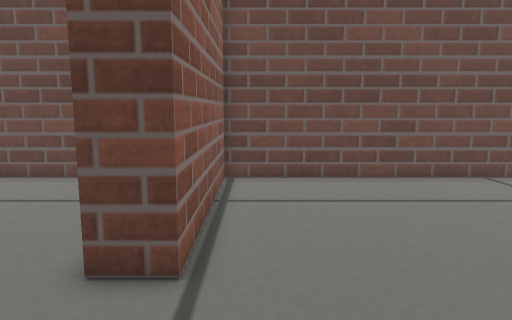
View 1 (above)

16 first-person views from a walk through a robot-simulator world made for Gazebo. The camera is 0.27 m above the floor, tilts 8° down and sees 70° across. The floor is counted in squares, 0.1 m on a side. Each view is taken from the middle of a square. On the plan, view 1 faces up. The plan holds only what a view shows up to about 20 squares ahead; the rest is blank.

View 2
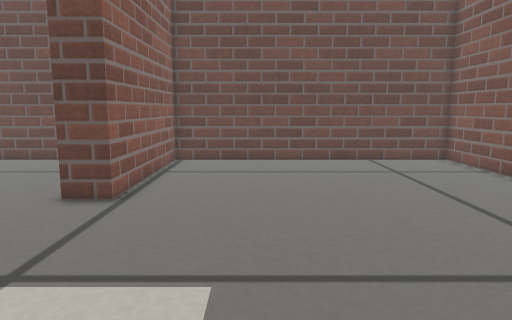

View 3
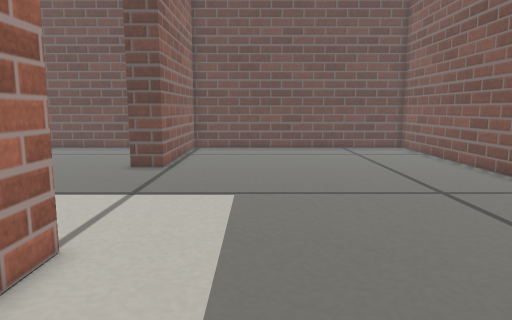

View 4
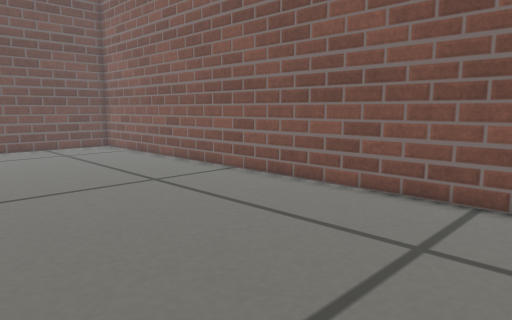

View 5
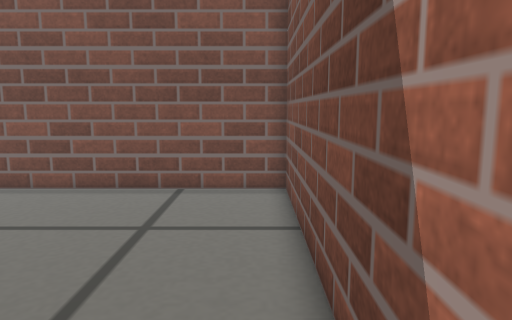

View 6
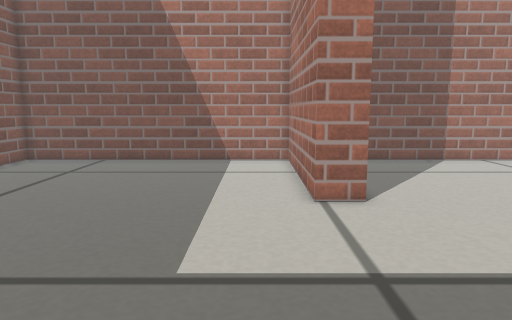

View 7
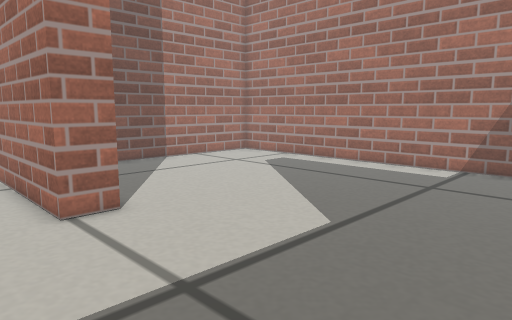

View 8
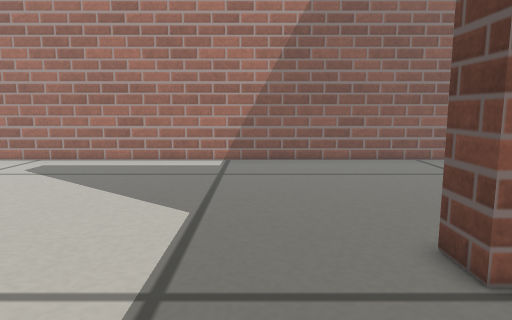

View 9
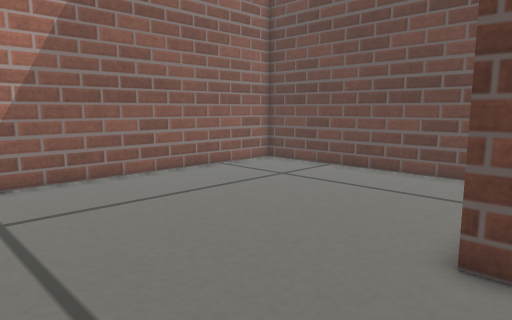

View 10
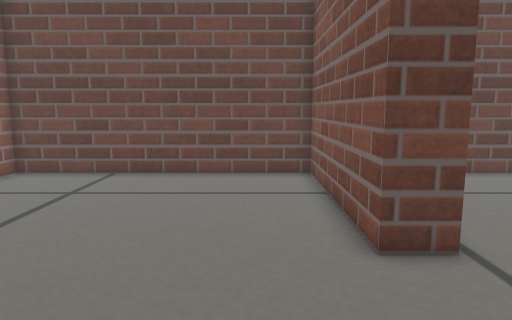

View 11
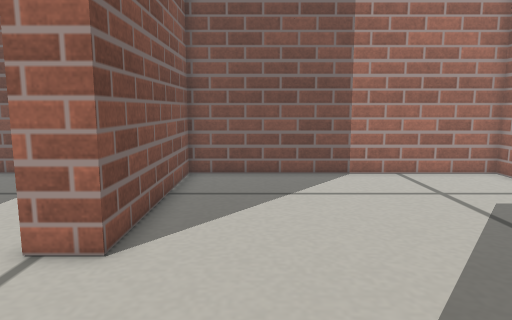

View 12
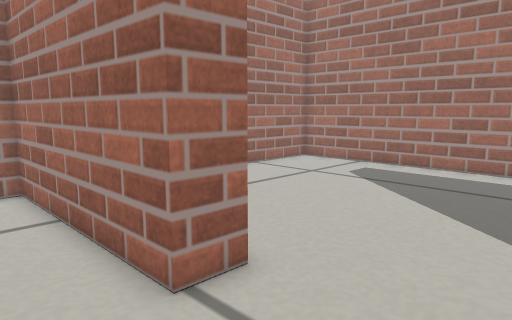

View 13
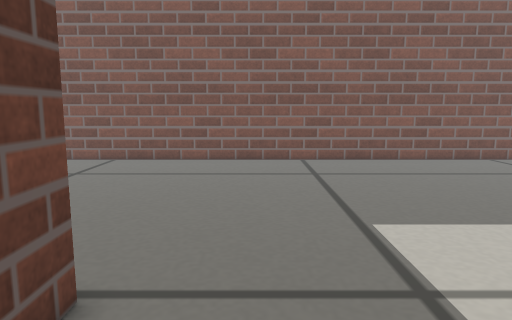

View 14
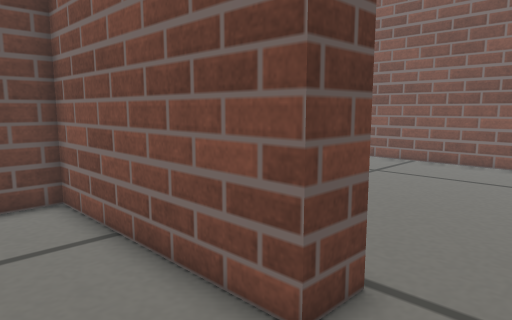

View 15
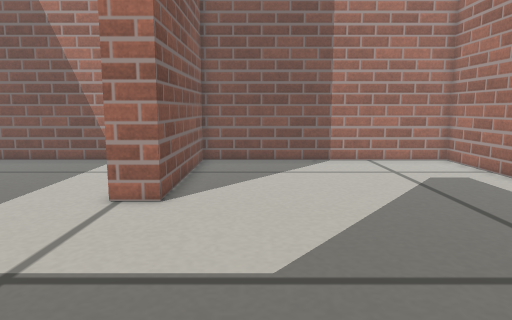

View 16
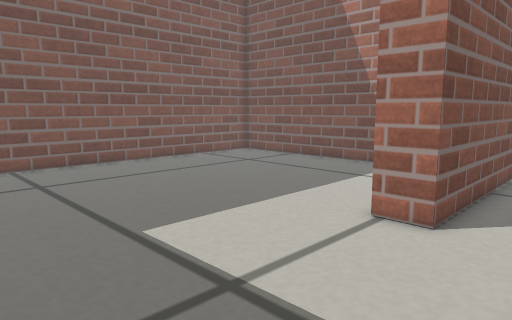

### Floor plan
Points are (right, up) in squares from view 1. A wall is a line through its corners. A room is listed if a view was taken in it or the views show most of it. See-through windows are left out.
Room 1 (views 1, 2, 3, 4, 5, 6, 7, 8, 12)
walls: (-0.7, -4.4) (-0.7, -13) (13, -13) (13, 14) (-1.2, 14) (-1.2, 5.5)
ways out: opening at (-1.5, 1) to room 2
Room 2 (views 9, 10, 11, 13, 14, 15, 16)
walls: (-1.2, 5.5) (-2.7, 5.5) (-2.7, 14) (-15, 14) (-15, -13) (-2.2, -13) (-2.2, -4.4) (-0.7, -4.4)
ways out: opening at (-1.5, 1) to room 1

Where each view was taken, in squares from view 1:
view 1: 0 up, 0 right, facing up
view 2: 5 down, 3 right, facing up
view 3: 11 down, 3 right, facing up
view 4: 12 down, 2 right, facing up-right
view 5: 12 down, 1 right, facing right
view 6: 6 up, 1 right, facing down
view 7: 5 up, 2 right, facing down-left
view 8: 2 up, 4 right, facing left
view 9: 1 down, 1 left, facing up-left
view 10: 1 down, 5 left, facing up
view 11: 2 up, 5 left, facing down
view 12: 0 up, 2 right, facing down-left
view 13: 3 up, 6 left, facing right
view 14: 3 up, 6 left, facing up-right
view 15: 6 up, 5 left, facing down
view 16: 4 up, 5 left, facing down-right
